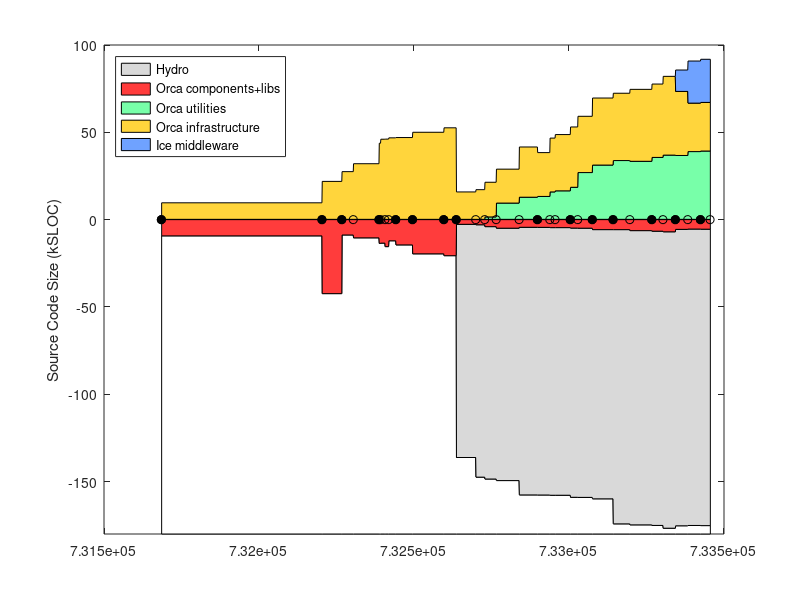

Recreate this plot in MATLAB. (Note: this script raises an error after producing the figure.)
% keep track of orca project size using sloccount
clear all

%%%%%%%%%% DATA %%%%%%%%%%%%%%%%%%%%

% include/* except: include/{Freeze IceSSL IcePatch2}
% src/{Ice Slice IceGrid icecpp IceStorm slice2cpp IceUtil IceBox IceXML}
%  Sice212 = [
%  (7842-1000) + (22093+18419+11499+10568+4392+4200+4252+567+316)
%  ];
%  Sice301 = [
%  (8164-1000) + (23018+19384+19169+10596+4479+4343+4308+622+319)
%  ];
% same as above, but now also add Java:
% src/{IceInternal Ice IceUtil IceBox}
%  Sice310 = [
%  (8810-1200) + (24275+20494+22689+10587+4569+4877+4770+667+319) + (13190+6915+1262+493)
%  ];
%  Sice311 = [
%  (8950-1275) + (24511+20505+22898+10590+4600+4884+4782+683+323) + (13266+6929+1262+504)
%  ];

% it's much easier to count the whole of Ice (we use most of it anyway)
% sloccount include/ src/
% (this does not account for .ice files in [ice]/slice/* but it's a small fraction of total)
Sice212 = 133523;
Sice301 = 144513;
Sice310 = 153243;
Sice311 = 154145;
Sice320 = 168475;
Sice321 = 169725;

% indeces
iyy=1;
imm=2;
idd=3;
iver=4;
isub=5;
ibase=6;
icomp=7;
iutil=8;
iad=9;

Sorca = [ ...
% YY    MM  DD  ?   SUB     BASE        COMP           UTILS    A&D VERSION
% 0.8.6: a single distro, divide in halves arbitrarily
2003     4  14  1   0       18930/2     18930/2             0   0   % 0.8.6 (last change in doc/ChangeLog
% BASE: orca-base
% COMP: orca-components
2004     9  13  1   0       42543       21726               0   0   % 0.11.0
2004    11  16  1   0       8963        27310               0   0   % 0.12.0
2004    12  23  0   0       10596       31845               0   0   % 0.12.1
2005     3  16  1   0       13767       43576               0   0   % 0.13.0
2005     3  21  0   0       13620       45874               0   0   % 0.13.1
2005     4   4  0   0       15630       45944               0   0   % 0.13.2
2005     4  16  0   0       12283       46666               0   0   % 0.13.3
2005     5   9  1   0       14639       46837               0   0   % 0.14.0
2005     7   2  1   0       19751       49854               0   0   % 0.15.0
2005    10  11  1   0       20818       52408               0   0   % 1.0.0
% BASE: just orcaice w/out test + interfaces/slice
% COMP: comp + util - orcaice 
2005    11  20  1   Sice212 2320+530    9226+8781-2320      0   0   % 2.0.0-rc1
2006     1  22  0   Sice301 2511+596    9801+9695-2511      0   0   % 2.0.0-rc2
% UTIL: sloccount components/log* 
2006     2  20  0   Sice301 3369+813    9867+14734-3369-1372 1372    0  % 2.0.0-rc3
% UTIL: sloccount components/orcaview/ components/log* utils/orcalog* utils/orcagui/ utils/orcaobj/
2006     3  29  0   Sice301 4022+1052   14625+18131-4022-9307 9307   0  % 2.0.0-rc4
2006     6  11  0   Sice310 3439+1116   19999+24867-3439-12670 12670 0  % 2.0.0-rc5  
2006     8   9  1   Sice310 3482+1116   19979+21711-3482-13111 13111 0  % 2.0.0
2006     9  18  0   Sice310 3647+1094   19317+30847-3647-15704 15704 0  % 2.0.1
2006    10   5  0   Sice310 3644+1094   20384+31798-3644-16329 16329 0  % 2.0.2
% UTIL: sloccount components/orcaview* components/log* utils/orcalog* utils/orcagui* utils/orcaobj/
2006    11  23  1   Sice311 3831+1178   21408+35311-3831-18359 18359 0  % 2.1.0
% BASE: cd src; sloccount libs/orcaice/ 
%          MINUS sloccount libs/orcaice/test 
%          PLUS sloccount interfaces/slice
% COMP: cd src; sloccount components/ libs/ 
%          MINUS sloccount libs/orcaice* libs/orcaq* libs/orcalog* libs/orcaprobe* libs/orcawall* libs/orcaobj libs/orcaobjutil/
% UTIL: cd src; sloccount utils libs/orcaq* libs/orcalog* libs/orcaprobe* libs/orcawall* libs/orcaobj libs/orcaice*
%          MINUS sloccount libs/orcaice/
% to count lines in *.ice files, rename them to *.cpp like this:
% $cd src/interfaces/slice/orca; for file in *; do mv $file `echo $file | sed s/.ice/.cpp/`; done
2006    12  17  0   Sice311 5615-1784+1240  60241-28024     32398-5615  0   % 2.1.1
2007     2   2  1   Sice311 6225-2011+1671  70376-31989     37297-6225  0   % 2.2.0
2007     4  10  1   Sice320 6232-2011+1671  72704-34165     39894-6232  0   % 2.3.0
2007     6   3  0   Sice320 6837-2056+1682  75506-34316     40074-6837  0   % 2.4.0
2007     8  13  1   Sice320 7247-2226+1772  78939-36926     42700-7247  0    % 2.5.0
2007     9  18  0   Sice321 7919-2572+1787  83838-38743     44694-7919  0    % 2.6.0
% A&D: Hydro: sloccount src
2007    10  28  1   Sice321 5481-1528+1787  72748-36062     42043-5481  12251    % 2.7.0
2007    12   7  0   Sice321 5376-1558+1750  64158-36410     44169-5376  24104    % 2.8.0
2008     1  17  1   Sice321 5453-1558+1750  64252-36410     44484-5376  24698    % 2.9.0
];
Vorca ={'0.8.6', '0.11.0', '0.12.0', '0.12.1', '0.13.0', '0.13.1', '0.13.2', '0.13.3', '0.14.0', '0.15.0', '1.0.0', ...
    '2.0.0-rc1', '2.0.0-rc2', '2.0.0-rc3', '2.0.0-rc4', '2.0.0-rc5', '2.0.0', '2.0.1', '2.0.2', '2.1.0', '2.1.1', ...
    '2.2.0', '2.3.0', '2.4.0', '2.5.0', '2.6.0', '2.7.0', '2.8.0', '2.9.0' }';

% add a dummy release just for display
Sorca(end+1,:) = Sorca(end,:);
Sorca(end,imm) = Sorca(end,imm)+1;
Sorca(end,iver) = 0;
Vorca{end+1} = 'dummy';

% convert dates
Torca = datenum(Sorca(:,iyy),Sorca(:,imm),Sorca(:,idd));

% 2nd digit releases
i2 = (Sorca(:,iver)==1);
Torca2 = Torca(i2);
Vorca2 = Vorca(i2);

% what can go to Hydra?
% cd libs; sloccount bros1 orcacolourtext orcadynamicload orcageom2d orcagpsutil orcaiceutil orcaimage orcaimagegrabber orcalocalnav orcalockfile orcamapload orcamisc orcanavutil orcaogfusion orcaogmap orcapathplan orcaping orcaportability orcaserial orcawifi
% cd components; sloccount gps/garmin/ insgps/novatel insgps/novatelspan/ laser2d/laser2dutil/ laser2d/sickacfr/ laser2d/sickcarmen/ localnav/vfhdriver/ segwayrmp/rmpdriver/ 
% 15,102 + 10,322

% for comparison, ASN
%  Sasn = 90433;

Sgenom = [
% YY    MM  DD  ? SUB   BASE    COMP    UTIL    VERSION
% SUB : cd pocolibs-2.3; sloccount include src
% BASE: cd genom-2.0; sloccount include src
% COMP: 0
% UTIL: 0 
2007    8   31  1  9786    11368   0   0       % 2.0
];

Splayer = [ 
% YY    MM  DD  ?   SUB     BASE                COMP       UTIL  VERSION
% BASE: (server-drivers)+client_libs
% COMP: drivers + utils
2002    12 04   1  0    (17331-12037)+9188      12037+2685 0    % 1.3.1
2003    7  15   1  0    (30452-24334)+12458     24334+3064 0    % 1.4-rc1
2003    12 07   1  0    (37378-30947)+13110     30947+9633 0    % 1.4-rc2
2004    5  31   1  0    (49225-42643)+13664     42643+3550 0    % 1.5
2004    11 12   1  0    (50758-43190)+13545     43190+4479 0    % 1.6
2005    1  31   0  0    (52069-44517)+13576     44517+4662 0    % 1.6.2
2005    7  28   0  0    (53348-45686)+14300     45686+5188 0    % 1.6.5
% BASE: (libplayercore-./bindings) + client_libs + (libplayertcp-./bindings)
% note: libplayerxdr is autogenerated
% COMP: server + utils
2005    10 25   0  0    (4866-0)+7560+(1391-0)  46474+5725  0   % 2.0pre7
% SUB : 0
% BASE: sloccount libplayercore client_libs libplayertcp 
%           MINUS sloccount libplayercore/bindings/ libplayertcp/bindings
% note: libplayerxdr is autogenerated
% COMP: sloccount server 
% UTIL: sloccount utils PLUS stage/src
2006    2  28   1  0    63992-47749-1291        54704       0     % 2.0.0
2006    3  25   1  0    65606-48912-1291        53033       0     % 2.0.1
2006    6   9   1  0    69083-51546-1319        61421       0     % 2.0.2
2006    9  26   1  0    69388-51546-1319        64088       13606       % 2.0.3
2007    5   2   1  0    69602-51686-1359        58396       9589+13606  % 2.0.4
2007   10  26   1  0    23526-109               78141       11404+13606 % 2.0.4+
];
Tplayer = datenum(Splayer(:,1),Splayer(:,2),Splayer(:,3));

Saria = [
% YY    MM  DD  ? SUB   BASE    COMP    UTIL    VERSION
% SUB : 0
% BASE: sloccount ArNetworking/include/ ArNetworking/src/
% COMP: sloccount include src
% UTIL: 0 
2007    2   20  1  0    15854   45965   0       % 2.5.1
];

Scarmen = [
% YY    MM  DD  ?   SUB     BASE    COMP                    UTIL   VERSION
% SUB : cd src; sloccount ipc
% BASE: sloccount carmenpp global java python
% COMP: sloccount src MINUS all other
% UTIL: sloccount logger logtools mapeditor param_daemon robotgui simulator 
2007    8   15  1  24965    12032   107745-24965-12032-19629  19629   % 0.6.7
];

Sorocos = [
% YY    MM  DD  ?   SUB     BASE    COMP                        UTIL   VERSION
% SUB : cd ACE_wrappers; sloccount ace PLUS sloccount TAO/tao/
% BASE: ?
% LIBS: sloccount orocos-bfl-[VERSION]-src/src PLUS sloccount kdl-[VERSION]/kdl
% COMP: sloccount orocos-rtt-[VERSION]/src PLUS cd orocos-ocl-[VERSION]; sloccount hardware motion_control
% UTIL: cd orocos-ocl-[VERSION]; sloccount taskbrowser signals deployment reporting viewer ocl 
2007    8   15  1  160300+237011   0   (7767+12865)+(48971+20068)    5104   % ace-5.5, tao-1.5, rtt-1.2.1, bfl-0.6.1, kdl-0.4, ocl-0.4.1
];

Syarp = [
% YY    MM  DD  ?   SUB  BASE     COMP       UTIL   VERSION
% SUB : 0
% BASE: sloccount libYARP_OS libYARP_OS_compat
% COMP: sloccount yarpdev libYARP_dev libYARP_math libYARP_sig libYARP_sig_compat 
% UTIL: sloccount yarp-imageviewer modules
2007    7   26  1  0     21633   23528    1613   % 2.1.6
];

% YY    MM  DD  ?   SUB  BASE     COMP       UTIL
% SUB : 0
% BASE: 0
% COMP: sloccount . (matlab files will not be counted)
% UTIL: 0
Sopenslam = [
2007    8   16  1   0    0        23719      0
];

%%%%%%%%%% PLOTTING %%%%%%%%%%%%%%%%%%%%

Smax = 180;
d0 = [Torca Torca+1]'; d0=d0(:); d0(1)=[];
d1 = Smax-Sorca(:,isub)-Sorca(:,ibase); d1 = [d1 d1]'; d1=d1(:); d1(end)=[];
d2 = Sorca(:,isub); d2 = [d2 d2]'; d2=d2(:); d2(end)=[];
d3 = Sorca(:,ibase); d3 = [d3 d3]'; d3=d3(:); d3(end)=[];
d4 = Sorca(:,icomp); d4 = [d4 d4]'; d4=d4(:); d4(end)=[];
d5 = Sorca(:,iutil); d5 = [d5 d5]'; d5=d5(:); d5(end)=[];
d6 = Sorca(:,iad); d6 = [d6 d6]'; d6=d6(:); d6(end)=[];

figure(1), clf
ha=area( d0, [d1 d2 d3 d5 d4 d6]/1e3, -Smax ); hold on
plot( Torca, 0*Torca, 'k-o' )
h2=plot( Torca2, 0*Torca2, 'ko' );
set(h2,'markerfacecolor','k')
ylabel('Source Code Size (kSLOC)')

% colors
white = 1*[1 1 1];
gray = .85*[1 1 1];
red = min(255,[255 0 0]+60)/255;
orange = min(255,[255 153 0]+60)/255;
green = min(255,[60 255 109]+60)/255;
blue = min(255,[51 102 255]+60)/255;

set(ha(1),'facecolor', white);
set(ha(2),'facecolor', gray);
set(ha(3),'facecolor', red);
set(ha(4),'facecolor', green);
set(ha(5),'facecolor', orange);
set(ha(6),'facecolor', blue);
ha(1)=[];
legend(fliplr(ha),'Hydro','Orca components+libs','Orca utilities','Orca infrastructure','Ice middleware', 'Location','NorthWest')
%  xlim(datenum([2004;2005],[7;7],[1;1]) )
ylim([-Smax 100])
ax=axis;
%  xlim( [ax(1) datenum([2006 12 31])] )
ax=axis;
% label releases
mark('x', Torca2 )
i2odd = (1:2:length(Torca2));
ht = text(Torca2(i2odd)+5,.04*ax(4)*ones(length(i2odd),1),Vorca2(i2odd));
set(ht,'fontsize',8)
i2even = (2:2:length(Torca2));
ht = text(Torca2(i2even)+5,.08*ax(4)*ones(length(i2even),1),Vorca2(i2even));
set(ht,'fontsize',8)
datetick( 'x', 12 )
hp = plot( Tplayer, -Splayer(:,ibase)/1e3, 'k--o', Tplayer, Splayer(:,icomp)/1e3, 'k--o' );
set(hp, 'color', .5*[1 1 1] )
hpt = text( Tplayer(2), -Splayer(2,ibase)/1e3-8, 'Player infrastructure');
set(hpt, 'color', .5*[1 1 1] )
hpt = text( Tplayer(2), (Splayer(2,icomp)+Splayer(2,iutil))/1e3-5, 'Player "components+utils"');
set(hpt, 'color', .5*[1 1 1] )
%mark('y', Dasn(1,1)/1e3 );
%text( datenum([2003 5 1]), Dasn(1,1)/1e3, 'ASN')
xlabel('Releases')
title('http://orca-robotics.sf.net')

ht=text(datenum(2003,7,1),-Smax+15, '*   generated using David A. Wheeler`s SLOCCount' );
set(ht,'fontsize',8)
ht=text(datenum(2003,7,1),-Smax+5, '** see data in [ORCA2]/scripts/matlab/sloccount/slocs.m' );
set(ht,'fontsize',8)

xlim( [ax(1) datenum([2008 2 20])] )
